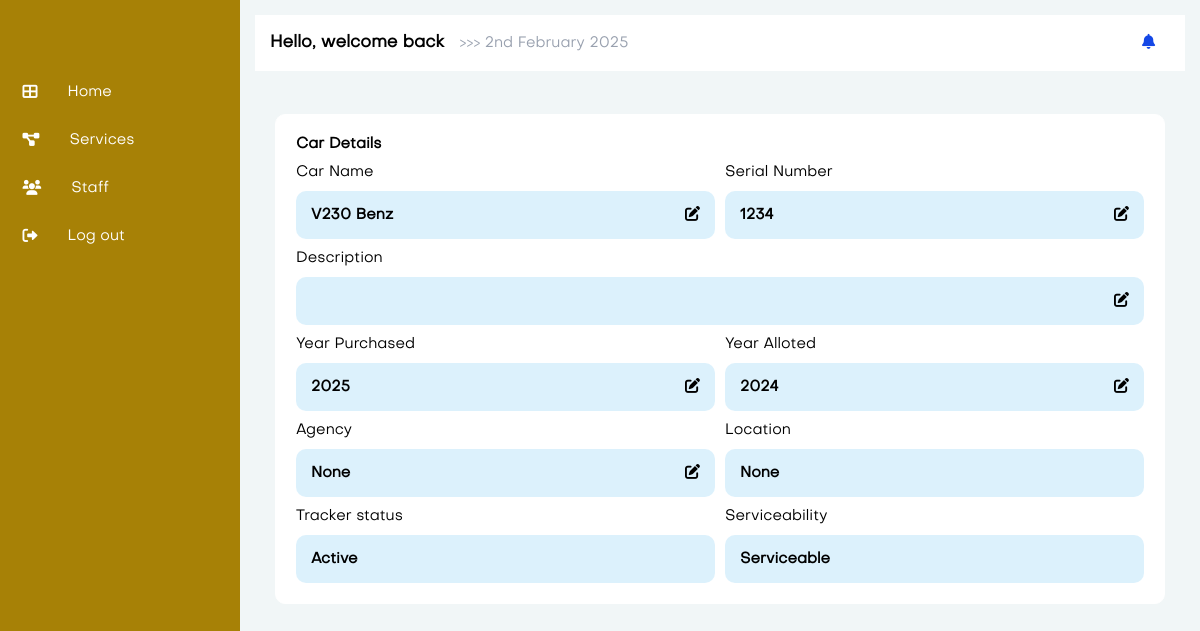
/cars/detail/1/ (signed in), run on an earlier commit of the app's database.
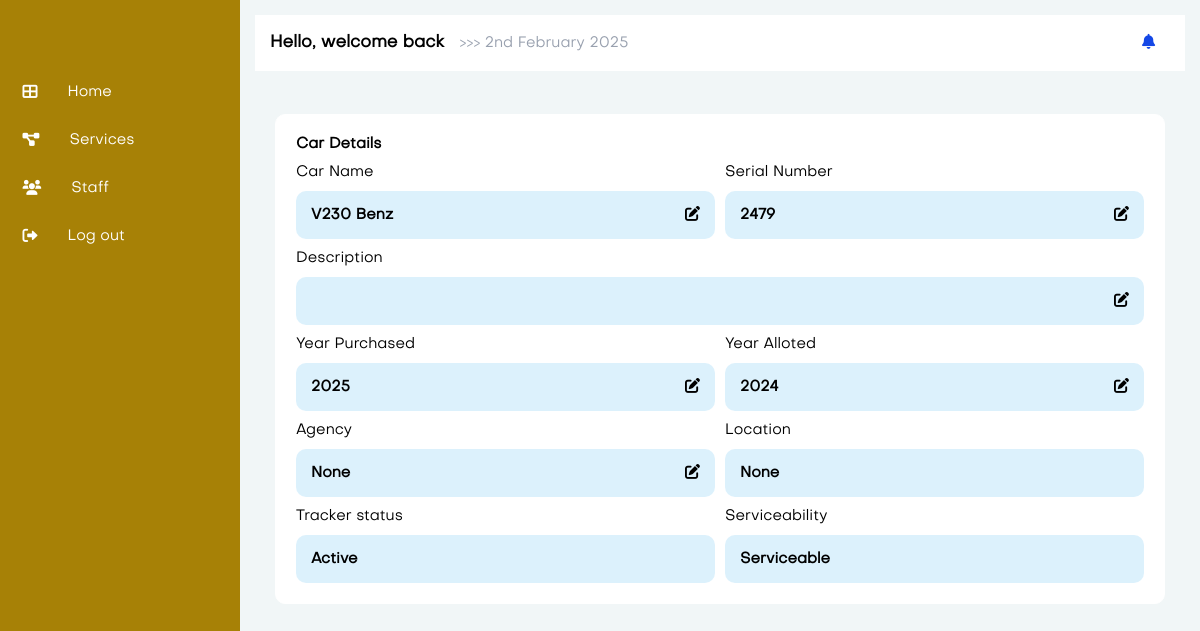
And on a later commit of the database.
### app/models.py (models this page shows, shortened)
class Vehicle(models.Model):
    SERVICABILITY_CHOICES = (
        ('Serviceable', 'Serviceable'),
        ('Not Serviceable', 'Not Serviceable'),
    )
    TRACKER_CHOICES = (
        ('Active', 'Active'),
        ('Not Active', 'Not Active'),
    )
    name = models.CharField(max_length=100)
    serial_number = models.CharField(max_length=100)
    year_purchased = models.IntegerField(null=True, blank=True)
    year_alloted = models.IntegerField(null=True, blank=True)
    agency = models.CharField(max_length=100, null=True, blank=True)
    location_of_deployment = models.CharField(max_length=100, null=True, blank=True)
    description = models.TextField(null=True, blank=True)
    tracker_status = models.CharField(max_length=15, choices=TRACKER_CHOICES, default='Active')
    serviceability = models.CharField(max_length=20, choices=SERVICABILITY_CHOICES, default='Serviceable')
    date_recorded = models.DateTimeField(auto_now_add=True)

### app/views.py (the view)
# urls.py: path('cars/detail/<pk>/', CarDetailView.as_view(), name='car_detail'),
class CarDetailView(LoginRequiredMixin, DetailView):
    model = Vehicle
    template_name = 'car-details.html'

### app/templates/car-details.html (shortened to what this page needs)
{% extends 'detail-main.html' %}
{% load static %}
{% block content %}
<section class="main_body" id="main_body">
    <div id="checkin-staff-container" class="modal-container-staff">
        <div class="modal-content">
            <div class="object_details_container">
                <header class="object_detail_header_container">
                    <caption class="dp_container">
                        Car Details
                    </caption>
                </header>
                <section class="object_details_container_body">
                    <article>
                        <div class="caption">Car Name</div>
                        <div class="staff_detail_content">
                            <span>{{object.name}}</span>
                            <span class="edit"><i class="fas fa-edit"></i></span>
                        </div>
                    </article>
                    <article>
                        <div class="caption">Serial Number</div>
                        <div class="staff_detail_content">
                            <span>{{object.serial_number}}</span>
                            <span class="edit" hx-target="#edit-stuff-container" hx-swap="outerHTML"><i class="fas fa-edit"></i></span>
                        </div>
                    </article>
                    <article class="detail_description_container">
                        <div class="caption">Description</div>
                        <div class="staff_detail_content">
                            <span class="edit" hx-target="#edit-stuff-container" hx-swap="outerHTML"><i class="fas fa-edit"></i></span>
                        </div>
                    </article>
                    <article>
                        <div class="caption">Year Purchased</div>
                        <div class="staff_detail_content">
                            <span>{{object.year_purchased}}</span>
                            <span class="edit" hx-target="#edit-stuff-container" hx-swap="outerHTML"><i class="fas fa-edit"></i></span>
                        </div>
                    </article>
                    <article>
                        <div class="caption">Year Alloted</div>
                        <div class="staff_detail_content">
                            <span>{{object.year_alloted}}</span>
                            <span class="edit" hx-target="#edit-stuff-container" hx-swap="outerHTML"><i class="fas fa-edit"></i></span>
                        </div>
                    </article>
                    <article>
                        <div class="caption">Agency</div>
                        <div class="staff_detail_content">
                            <span>{{object.agency}}</span>
                            <span class="edit" hx-target="#edit-stuff-container" hx-swap="outerHTML"><i class="fas fa-edit"></i></span>
                        </div>
                    </article>
                    <article>
                        <div class="caption">Location</div>
                        <div class="staff_detail_content">
                            <span>{{object.location_of_deployment}}</span>
                        </div>
                    </article>
                    <article>
                        <div class="caption">Tracker status</div>
                        <div class="staff_detail_content">
                            <span>{{object.tracker_status}}</span>
                        </div>
                    </article>
                    <article>
                        <div class="caption">Serviceability</div>
                        <div class="staff_detail_content">
                            <span>{{object.serviceability}}</span>
                        </div>
                    </article>
                </section>
            </div>
        </div>
    </div>
</section>
{% endblock  %}

What changed in the data, as far as the page shows it:
changed Vehicle "V230 Benz": serial_number "1234" → "2479"
